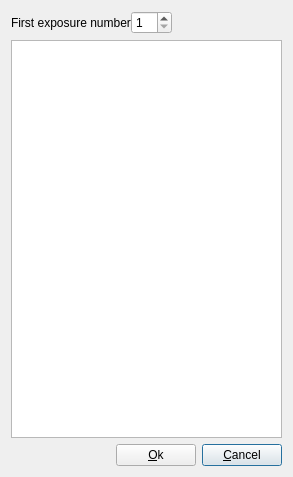
<?xml version="1.0" encoding="UTF-8"?>
<ui version="4.0">
 <class>AutoFillExpNumClass</class>
 <widget class="QDialog" name="AutoFillExpNumClass">
  <property name="geometry">
   <rect>
    <x>0</x>
    <y>0</y>
    <width>293</width>
    <height>477</height>
   </rect>
  </property>
  <property name="windowTitle">
   <string>Auto-fill exposure number</string>
  </property>
  <property name="windowIcon">
   <iconset resource="analogexif.qrc">
    <normaloff>:/images/icons/film.png</normaloff>:/images/icons/film.png</iconset>
  </property>
  <layout class="QVBoxLayout" name="verticalLayout">
   <item>
    <layout class="QHBoxLayout" name="horizontalLayout_2">
     <property name="spacing">
      <number>0</number>
     </property>
     <item>
      <widget class="QLabel" name="label_2">
       <property name="text">
        <string>First exposure number</string>
       </property>
      </widget>
     </item>
     <item>
      <widget class="QSpinBox" name="firstExpNum">
       <property name="minimum">
        <number>1</number>
       </property>
      </widget>
     </item>
     <item>
      <spacer name="horizontalSpacer_2">
       <property name="orientation">
        <enum>Qt::Horizontal</enum>
       </property>
       <property name="sizeHint" stdset="0">
        <size>
         <width>40</width>
         <height>20</height>
        </size>
       </property>
      </spacer>
     </item>
    </layout>
   </item>
   <item>
    <widget class="QTableView" name="fileExposures">
     <property name="font">
      <font>
       <family>MS Shell Dlg 2</family>
       <pointsize>8</pointsize>
      </font>
     </property>
     <property name="alternatingRowColors">
      <bool>true</bool>
     </property>
     <property name="selectionMode">
      <enum>QAbstractItemView::SingleSelection</enum>
     </property>
     <property name="selectionBehavior">
      <enum>QAbstractItemView::SelectRows</enum>
     </property>
     <attribute name="horizontalHeaderVisible">
      <bool>true</bool>
     </attribute>
     <attribute name="horizontalHeaderDefaultSectionSize">
      <number>25</number>
     </attribute>
     <attribute name="horizontalHeaderHighlightSections">
      <bool>false</bool>
     </attribute>
     <attribute name="horizontalHeaderShowSortIndicator" stdset="0">
      <bool>true</bool>
     </attribute>
     <attribute name="horizontalHeaderStretchLastSection">
      <bool>true</bool>
     </attribute>
     <attribute name="verticalHeaderVisible">
      <bool>false</bool>
     </attribute>
     <attribute name="verticalHeaderDefaultSectionSize">
      <number>15</number>
     </attribute>
     <attribute name="verticalHeaderMinimumSectionSize">
      <number>15</number>
     </attribute>
     <attribute name="verticalHeaderVisible">
      <bool>false</bool>
     </attribute>
     <attribute name="horizontalHeaderShowSortIndicator" stdset="0">
      <bool>true</bool>
     </attribute>
     <attribute name="verticalHeaderDefaultSectionSize">
      <number>15</number>
     </attribute>
     <attribute name="horizontalHeaderStretchLastSection">
      <bool>true</bool>
     </attribute>
     <attribute name="horizontalHeaderVisible">
      <bool>true</bool>
     </attribute>
     <attribute name="verticalHeaderMinimumSectionSize">
      <number>15</number>
     </attribute>
     <attribute name="horizontalHeaderHighlightSections">
      <bool>false</bool>
     </attribute>
     <attribute name="horizontalHeaderDefaultSectionSize">
      <number>25</number>
     </attribute>
    </widget>
   </item>
   <item>
    <layout class="QHBoxLayout" name="horizontalLayout">
     <item>
      <spacer name="horizontalSpacer">
       <property name="orientation">
        <enum>Qt::Horizontal</enum>
       </property>
       <property name="sizeHint" stdset="0">
        <size>
         <width>40</width>
         <height>20</height>
        </size>
       </property>
      </spacer>
     </item>
     <item>
      <widget class="QPushButton" name="okBtn">
       <property name="text">
        <string>&amp;Ok</string>
       </property>
      </widget>
     </item>
     <item>
      <widget class="QPushButton" name="cancelBtn">
       <property name="text">
        <string>&amp;Cancel</string>
       </property>
       <property name="default">
        <bool>true</bool>
       </property>
      </widget>
     </item>
    </layout>
   </item>
  </layout>
 </widget>
 <layoutdefault spacing="6" margin="11"/>
 <resources>
  <include location="analogexif.qrc"/>
 </resources>
 <connections>
  <connection>
   <sender>cancelBtn</sender>
   <signal>clicked()</signal>
   <receiver>AutoFillExpNumClass</receiver>
   <slot>reject()</slot>
   <hints>
    <hint type="sourcelabel">
     <x>245</x>
     <y>455</y>
    </hint>
    <hint type="destinationlabel">
     <x>146</x>
     <y>238</y>
    </hint>
   </hints>
  </connection>
  <connection>
   <sender>okBtn</sender>
   <signal>clicked()</signal>
   <receiver>AutoFillExpNumClass</receiver>
   <slot>accept()</slot>
   <hints>
    <hint type="sourcelabel">
     <x>164</x>
     <y>455</y>
    </hint>
    <hint type="destinationlabel">
     <x>146</x>
     <y>238</y>
    </hint>
   </hints>
  </connection>
 </connections>
</ui>
